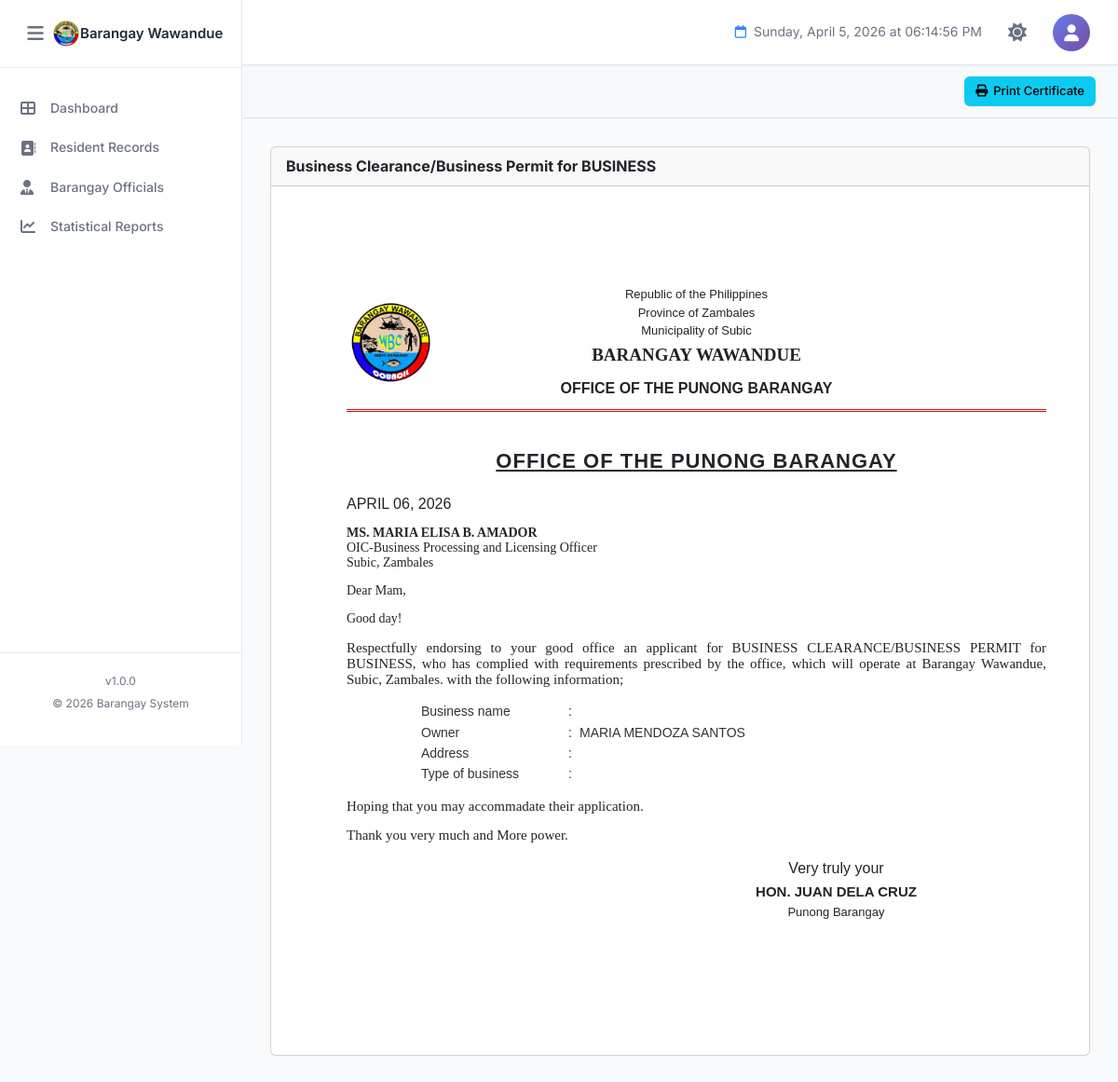
The page /certifications/certificate-businesspermit.php?resident_id=13 (signed in) on the database its author committed.
### tables this page shows
CREATE TABLE `barangay_info` (
  `id` int(11) NOT NULL,
  `province_name` varchar(100) NOT NULL DEFAULT 'Province Name',
  `town_name` varchar(100) NOT NULL DEFAULT 'Town/City Name',
  `barangay_name` varchar(100) NOT NULL DEFAULT 'Barangay Name',
  `contact_number` varchar(20) DEFAULT NULL,
  `dashboard_text` text DEFAULT NULL,
  `municipal_logo` varchar(255) DEFAULT NULL COMMENT 'Path to municipal/city logo',
  `barangay_logo` varchar(255) DEFAULT NULL COMMENT 'Path to barangay logo',
  `dashboard_image` varchar(255) DEFAULT NULL COMMENT 'Path to dashboard background image',
  `created_at` timestamp NOT NULL DEFAULT current_timestamp(),
  `updated_at` timestamp NOT NULL DEFAULT current_timestamp() ON UPDATE current_timestamp(),
  `updated_by` int(11) DEFAULT NULL COMMENT 'User ID who last updated',
  PRIMARY KEY (`id`),
  KEY `fk_barangay_info_user` (`updated_by`)
);

CREATE TABLE `residents` (
  `id` int(11) NOT NULL AUTO_INCREMENT,
  `resident_id` varchar(20) DEFAULT NULL COMMENT 'Auto-generated resident ID (Format: W-XXXXX)',
  `photo` varchar(255) DEFAULT NULL COMMENT 'Path to resident photo',
  `first_name` varchar(100) NOT NULL,
  `middle_name` varchar(100) DEFAULT NULL,
  `last_name` varchar(100) NOT NULL,
  `suffix` varchar(20) DEFAULT NULL COMMENT 'Jr., Sr., III, etc.',
  `sex` enum('Male','Female','Other') NOT NULL,
  `date_of_birth` date NOT NULL,
  `age` int(3) DEFAULT NULL COMMENT 'Calculated from date_of_birth',
  `place_of_birth` varchar(255) DEFAULT NULL,
  `religion` varchar(100) DEFAULT NULL,
  `ethnicity` enum('IPS','Non-IPS','') DEFAULT NULL COMMENT 'Indigenous People Status',
  `mobile_number` varchar(20) NOT NULL,
  `email` varchar(100) DEFAULT NULL,
  `current_address` text NOT NULL,
  `household_no` varchar(50) DEFAULT NULL,
  `household_contact` varchar(20) DEFAULT NULL,
  `purok` varchar(50) DEFAULT NULL,
  `civil_status` enum('Single','Married','Widowed','Separated','Divorced') NOT NULL,
  `spouse_name` varchar(255) DEFAULT NULL,
  `father_name` varchar(255) DEFAULT NULL,
  `mother_name` varchar(255) DEFAULT NULL,
  `number_of_children` int(2) DEFAULT 0,
  `household_head` varchar(255) DEFAULT NULL,
  `educational_attainment` varchar(100) DEFAULT NULL,
  `employment_status` varchar(50) DEFAULT NULL,
  `occupation` varchar(100) DEFAULT NULL,
  `monthly_income` varchar(50) DEFAULT NULL,
  `fourps_member` enum('Yes','No') DEFAULT 'No' COMMENT '4Ps Beneficiary',
  `fourps_id` varchar(50) DEFAULT NULL COMMENT '4Ps ID Number',
  `voter_status` enum('Yes','No','') DEFAULT NULL,
  `precinct_number` varchar(50) DEFAULT NULL,
  `pwd_status` enum('Yes','No') DEFAULT 'No' COMMENT 'Person with Disability',
  `senior_citizen` enum('Yes','No') DEFAULT 'No',
  `indigent` enum('Yes','No') DEFAULT 'No',
  `philhealth_id` varchar(50) DEFAULT NULL,
  `membership_type` enum('Member','Dependent','None','') DEFAULT NULL,
  `philhealth_category` varchar(100) DEFAULT NULL,
  `age_health_group` varchar(100) DEFAULT NULL,
  `medical_history` text DEFAULT NULL,
  `lmp_date` date DEFAULT NULL COMMENT 'Last Menstrual Period',
  `using_fp_method` enum('Yes','No','') DEFAULT NULL COMMENT 'Family Planning Method',
  `fp_methods_used` varchar(100) DEFAULT NULL COMMENT 'Family Planning Methods',
  `fp_status` varchar(50) DEFAULT NULL COMMENT 'Family Planning Status',
  `water_source_type` varchar(100) DEFAULT NULL,
  `toilet_facility_type` varchar(100) DEFAULT NULL,
  `remarks` text DEFAULT NULL,
  `verification_status` enum('Pending','Verified','Rejected') DEFAULT 'Pending' COMMENT 'Resident verification status',
  `verified_by` int(11) DEFAULT NULL COMMENT 'User ID who verified',
  `verified_at` datetime DEFAULT NULL COMMENT 'Verification timestamp',
  `rejection_reason` text DEFAULT NULL COMMENT 'Reason if rejected',
  `activity_status` enum('Active','Inactive','Deceased') DEFAULT 'Active' COMMENT 'Resident activity status',
  `status_changed_at` datetime DEFAULT NULL COMMENT 'When status was last changed',
  `status_changed_by` int(11) DEFAULT NULL COMMENT 'User ID who changed status',
  `status_remarks` text DEFAULT NULL COMMENT 'Remarks about status change',
  `created_at` timestamp NOT NULL DEFAULT current_timestamp(),
  `updated_at` timestamp NOT NULL DEFAULT current_timestamp() ON UPDATE current_timestamp(),
  `created_by` int(11) DEFAULT NULL COMMENT 'User ID who created the record',
  `updated_by` int(11) DEFAULT NULL COMMENT 'User ID who last updated',
  PRIMARY KEY (`id`),
  UNIQUE KEY `resident_id` (`resident_id`),
  KEY `idx_last_name` (`last_name`),
  KEY `idx_first_name` (`first_name`),
  KEY `idx_verification_status` (`verification_status`),
  KEY `idx_household_no` (`household_no`),
  KEY `idx_created_at` (`created_at`)
);

### certifications/certificate-businesspermit.php (the view, shortened to what the rows shown need)
<?php
require_once '../config.php';
try {
    $pdo = new PDO(
        "mysql:host=" . DB_HOST . ";dbname=" . DB_NAME . ";charset=utf8mb4",
        DB_USER,
        DB_PASS,
        [
            PDO::ATTR_ERRMODE            => PDO::ERRMODE_EXCEPTION,
            PDO::ATTR_DEFAULT_FETCH_MODE => PDO::FETCH_ASSOC,
            PDO::ATTR_EMULATE_PREPARES   => false
        ]
    );
} catch (PDOException $e) {
    die("Database connection failed: " . $e->getMessage());
}
$resident_id = isset($_GET['resident_id']) ? intval($_GET['resident_id']) : 0;
$resident = null;
try {
    $stmt = $pdo->prepare("
        SELECT id, first_name, middle_name, last_name, suffix, civil_status,
               date_of_birth,
               TIMESTAMPDIFF(YEAR, date_of_birth, CURDATE()) AS age
        FROM residents
        WHERE id = ?
        LIMIT 1
    ");
    $stmt->execute([$resident_id]);
    $row = $stmt->fetch();
    if ($row) {
        $resident = [
            'firstname'  => $row['first_name'],
            'middlename' => $row['middle_name'],
            'lastname'   => $row['last_name'],
            'suffix'     => $row['suffix'],
            'civil_status' => $row['civil_status'],
            'birthdate'  => $row['date_of_birth'],
            'age'        => $row['age'],
        ];
    }
} catch (PDOException $e) {
    error_log("Error fetching resident: " . $e->getMessage());
}
$province  = 'Province';
$town      = 'Municipality';
$brgy      = 'Barangay';
try {
    $biStmt = $pdo->query("SELECT * FROM barangay_info WHERE id = 1 LIMIT 1");
    $bi = $biStmt->fetch();
    if ($bi) {
        $province  = $bi['province_name']  ?? 'Province';
        $town      = $bi['town_name']      ?? 'Municipality';
        $brgy      = $bi['barangay_name']  ?? 'Barangay';
    }
} catch (PDOException $e) {
    error_log("Error fetching barangay info: " . $e->getMessage());
}
$residentFullName = ucwords(trim(
    $resident['firstname'] . ' ' .
    ($resident['middlename'] ? $resident['middlename'] . ' ' : '') .
    $resident['lastname'] .
    ($resident['suffix'] ? ' ' . $resident['suffix'] : '')
));
?>
<!DOCTYPE html>
<html lang="en">
<head>
    <link rel="stylesheet" href="../assets/bootstrap/css/bootstrap.min.css">
    <link rel="stylesheet" href="https://cdnjs.cloudflare.com/ajax/libs/font-awesome/6.4.0/css/all.min.css">
    <link rel="stylesheet" href="../assets/css/style.css">
</head>
<body>
    <?php include '../components/sidebar.php'; ?>
    <main class="main-content">
        <div class="dashboard-content">
            <div class="card">
                <div class="card-body" id="printThis">
                    <div class="cert-page">
                        <div class="cert-header">
                            <div class="header-center">
                                <p>Republic of the Philippines</p>
                                <p>Province of <?= ucwords($province) ?></p>
                                <p>Municipality of <?= ucwords($town) ?></p>
                                <p class="brgy-name"><?= strtoupper($brgy) ?></p>
                                <p class="office-name">OFFICE OF THE PUNONG BARANGAY</p>
                            </div>
                        </div>
                        <h2 class="cert-title">OFFICE OF THE PUNONG BARANGAY</h2>
                        <div class="cert-content-area">
                            <div class="cert-body">
                                <div class="cert-body-content">
                                    <p style="margin-top: 10px; font-size:14px;">
                                        <strong>MS. MARIA ELISA B. AMADOR</strong><br>
                                        <span>OIC-Business Processing and Licensing Officer</span><br>
                                        <span><?= ucwords($town) ?></span>, <span><?= ucwords($province) ?></span>
                                    </p>
                                    <p>
                                        Respectfully endorsing to your good office an applicant for BUSINESS CLEARANCE/BUSINESS PERMIT for
                                        BUSINESS, who has complied with requirements prescribed by the office, which will operate at
                                        <span><?= ucwords($brgy) ?></span>,
                                        <span><?= ucwords($town) ?></span>,
                                        <span><?= ucwords($province) ?>.</span>
                                        with the following information;
                                    </p>
                                <table class="business-info-table">
                                    <tr>
                                        <td class="value"><span><?= strtoupper($residentFullName) ?></span></td>
                                    </tr>
                                </table>
                                    </div>
                                </div>
                            </div>
                        </div>
                    </div>
                </div>
            </div>
    </main>
</body>
</html>

### components/sidebar.php (shortened to what the rows shown need)
<?php
$sidebar_brgy_name = 'BIS';
$sidebar_brgy_logo = 'assets/images/logo.png';
if (isset($conn)) {
    $s_stmt = $conn->prepare("SELECT barangay_name, barangay_logo FROM barangay_info WHERE id = 1 LIMIT 1");
    if ($s_stmt) {
        $s_stmt->execute();
        $s_result = $s_stmt->get_result();
        if ($s_result->num_rows > 0) {
            $s_row = $s_result->fetch_assoc();
            if (!empty($s_row['barangay_name'])) $sidebar_brgy_name = $s_row['barangay_name'];
            if (!empty($s_row['barangay_logo']))  $sidebar_brgy_logo = $s_row['barangay_logo'];
        }
    }
}
if (!file_exists($sidebar_brgy_logo) && file_exists('../' . $sidebar_brgy_logo)) {
    $sidebar_brgy_logo = '../' . $sidebar_brgy_logo;
}
?>
<aside class="sidebar" id="sidebar">
    <div class="sidebar-header">
        <div class="sidebar-brand" style="display:flex;align-items:center;overflow:hidden;">
            <img src="<?php echo htmlspecialchars($sidebar_brgy_logo); ?>" alt="Logo"
                 style="width:30px;height:30px;object-fit:contain;">
            <h2 class="sidebar-title" style="font-size:15px;margin:0;white-space:nowrap;">
                <?php echo htmlspecialchars($sidebar_brgy_name); ?>
            </h2>
        </div>
    </div>
</aside>

### rows shown on the page
barangay_info: barangay_name "Barangay Wawandue", province_name "Zambales", town_name "Subic", barangay_name "BARANGAY WAWANDUE"
residents: residentFullName "MARIA MENDOZA SANTOS"

### other values the page prints
SITE_VERSION "1.0.0"
SITE_YEAR "2026"
$monthName "APRIL"
$day "06"
$yearNum "2026"
$captain['name'] "JUAN DELA CRUZ"
